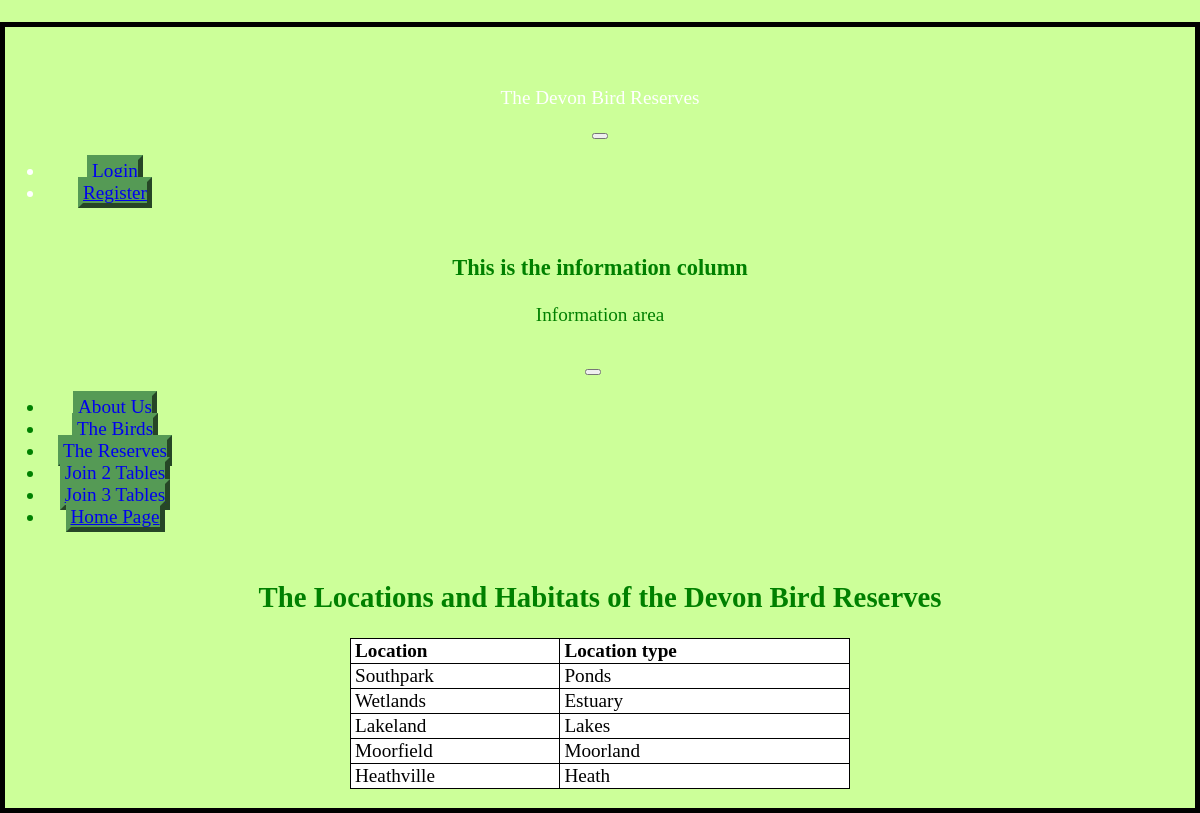
The page /location.php on the database its author committed.
### tables this page shows
CREATE TABLE `location` (
  `location_id` mediumint(4) UNSIGNED NOT NULL,
  `location` tinytext NOT NULL,
  `location_type` tinytext NOT NULL,
  `bird_id` mediumint(4) UNSIGNED NOT NULL
);

### location.php (the view, shortened to what this page needs)
<!doctype html>
<html lang=en>
<head>
<link rel="stylesheet" type="text/css" href="birds.css">
</head>
<body>
<br>
<div id="container">
<header>
<?php include("includes/header.php"); ?>
</header>
<aside>
<?php include("includes/info-col.php"); ?>
</aside>
<div id="content">
<nav>
<?php include("includes/nav.php"); ?>
</nav>
<div id="content">
<div id="midcol">
<h2>The Locations and Habitats of the Devon Bird Reserves</h2>
<p>
<?php
try {
require ('mysqli_connect.php');
$q = "SELECT location, location_type FROM location ORDER BY location_id ASC";
$result = mysqli_query ($dbcon, $q);
if ($result) {
echo '<table>
<td align="left"><b>Location</b></td>
<td align="left"><b>Location type</b></td>
</tr>';
while ($row = mysqli_fetch_array($result, MYSQLI_ASSOC)) {
	echo '<tr>
	<td align="left">' . $row['location'] . '</td>
	<td align="left">' . $row['location_type'] . '</td>
	</tr>';
	}
	echo '</table>';
} else {
	echo '<p class="error">The current location could not be retrieved. We apologize for any inconvenience.</p>';
	echo '<p>' . mysqli_error($dbcon) . '<br><br />Query: ' . $q . '</p>';
}
}
catch(Exception $e)
{
print  "An Exception occurred. Message: " . $e->getMessage();
}
catch(Error $e)
{
print  "An Error occurred. Message: " . $e->getMessage();
}
?></p>
</div></div>
</div>
</div>
</html>

### birds.css (style rules this page uses)
#container { margin:auto; border:5px black solid; }
header { color:white; background-color:#CCFF99; }

### location.php (style rules this page uses)
table { width:500px; background:white; color:black; border:1px black solid; border-collapse:collapse; margin:auto; }
th,td { border:1px black solid; padding:1px 0 1px 4px; text-align:left; }

### rows shown on the page
location: location "Southpark", location_type "Ponds"
location: location "Wetlands", location_type "Estuary"
location: location "Lakeland", location_type "Lakes"
location: location "Moorfield", location_type "Moorland"
location: location "Heathville", location_type "Heath"
